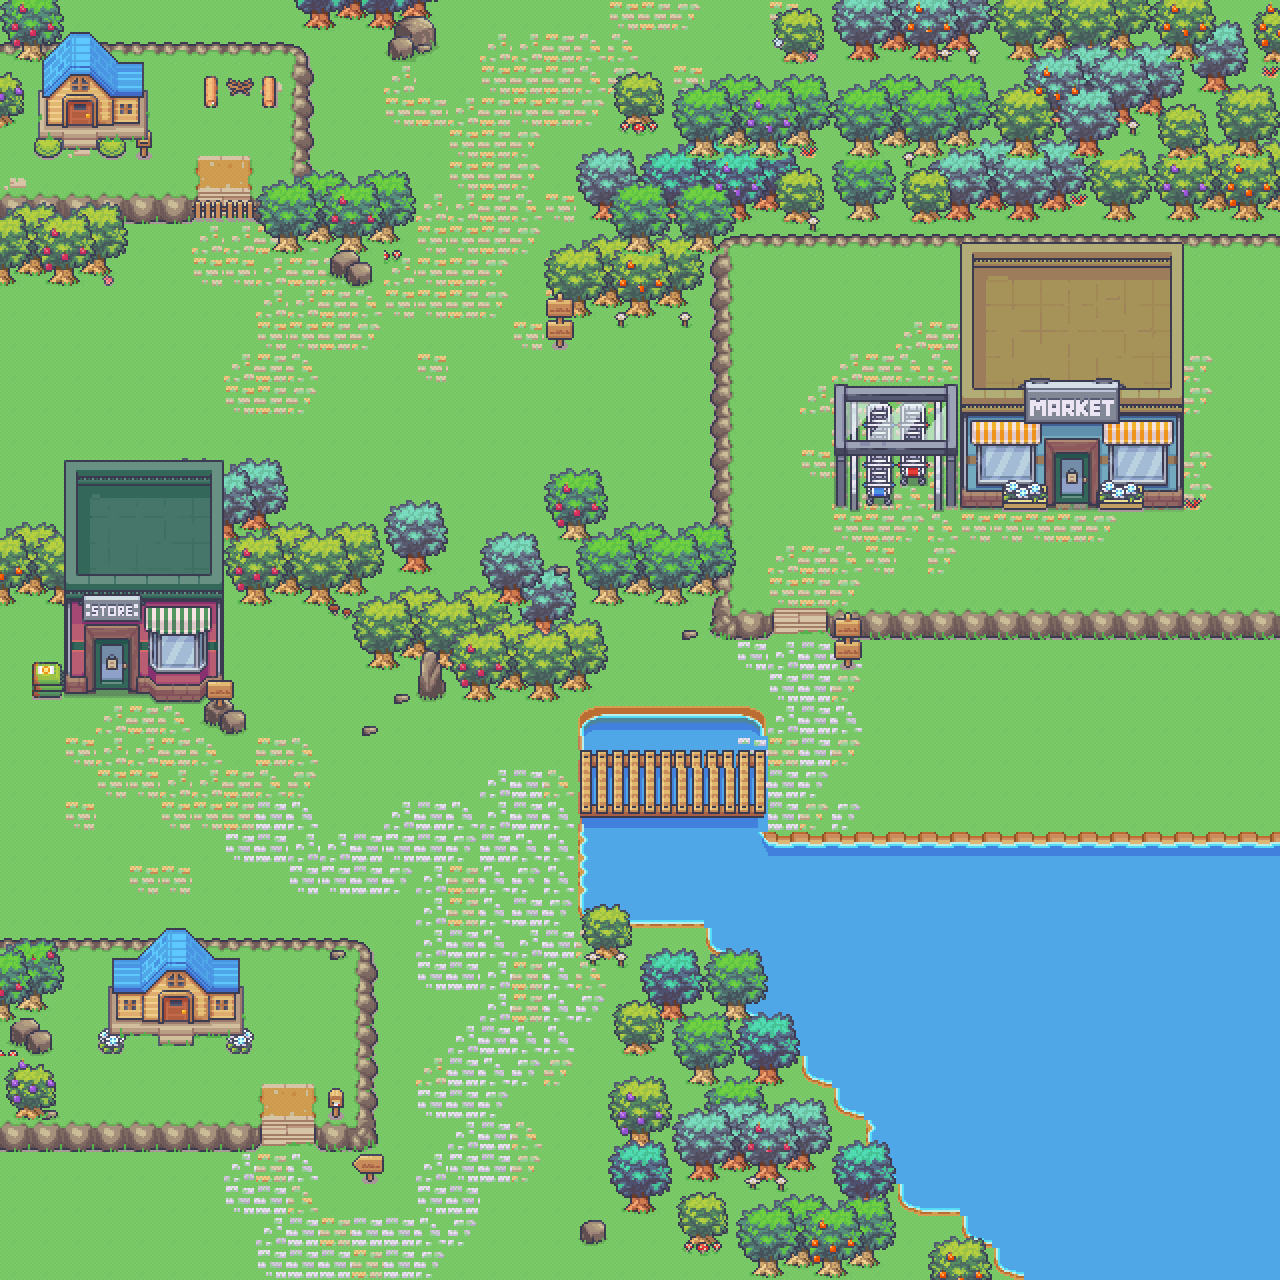

This is a level from a 2D game, rendered from its Tiled map with the project's own tilesets. A one-line summary and the map file follow, with tile-layer data summarised:
An orthogonal 40x40 tile map with 32x32 px tiles, 14 tile layers (lines, floor, 2ndfloor, stairs, ...), 3 tilesets and 1 object (start).

<map version="1.10" tiledversion="1.10.2" orientation="orthogonal" renderorder="right-down" width="40" height="40" tilewidth="32" tileheight="32" infinite="0" nextlayerid="17" nextobjectid="2">
 <editorsettings>
  <export target="level1.tmj" format="json" />
 </editorsettings>
 <tileset firstgid="1" name="9_Shopping_Center_and_Markets_32x32" tilewidth="32" tileheight="32" tilecount="2176" columns="32">
  <image source="buildings/9_Shopping_Center_and_Markets_32x32.png" width="1024" height="2176" />
 </tileset>
 <tileset firstgid="2177" name="village32x32" tilewidth="32" tileheight="32" tilecount="855" columns="19">
  <image source="buildings/village32x32.png" width="608" height="1440" />
 </tileset>
 <tileset firstgid="3032" name="16_Grocery_store_32x32" tilewidth="32" tileheight="32" tilecount="1248" columns="16">
  <image source="buildings/16_Grocery_store_32x32.png" width="512" height="2496" />
 </tileset>
 <layer id="16" name="lines" width="40" height="40">
  <data>[1600 cells, 156 non-empty, 1 distinct tile ids]</data>
 </layer>
 <layer id="1" name="floor" width="40" height="40">
  <data>[1600 cells, 1600 non-empty, 3 distinct tile ids]</data>
 </layer>
 <layer id="2" name="2ndfloor" width="40" height="40">
  <data>[1600 cells, 124 non-empty, 25 distinct tile ids]</data>
 </layer>
 <layer id="14" name="stairs" width="40" height="40">
  <data>[1600 cells, 10 non-empty, 7 distinct tile ids]</data>
 </layer>
 <layer id="4" name="rockpath" width="40" height="40">
  <data>[1600 cells, 280 non-empty, 12 distinct tile ids]</data>
 </layer>
 <layer id="10" name="bridge" width="40" height="40">
  <data>[1600 cells, 18 non-empty, 9 distinct tile ids]</data>
 </layer>
 <layer id="11" name="water" width="40" height="40">
  <data>[1600 cells, 226 non-empty, 9 distinct tile ids]</data>
 </layer>
 <layer id="5" name="fence" width="40" height="40">
  <data>[1600 cells, 0 non-empty, 0 distinct tile ids]</data>
 </layer>
 <layer id="6" name="mailbox" width="40" height="40">
  <data>[1600 cells, 5 non-empty, 4 distinct tile ids]</data>
 </layer>
 <layer id="8" name="rock" width="40" height="40">
  <data>[1600 cells, 6 non-empty, 5 distinct tile ids]</data>
 </layer>
 <layer id="7" name="trees" width="40" height="40">
  <data>[1600 cells, 259 non-empty, 89 distinct tile ids]</data>
 </layer>
 <layer id="12" name="trees2" width="40" height="40">
  <data>[1600 cells, 203 non-empty, 73 distinct tile ids]</data>
 </layer>
 <layer id="3" name="buildings" width="40" height="40">
  <data>[1600 cells, 161 non-empty, 161 distinct tile ids]</data>
 </layer>
 <layer id="9" name="ontree" width="40" height="40">
  <data>[1600 cells, 142 non-empty, 51 distinct tile ids]</data>
 </layer>
 <objectgroup id="15" name="objectLayer">
  <object id="1" name="start" x="1068" y="550.667">
   <point />
  </object>
 </objectgroup>
</map>
